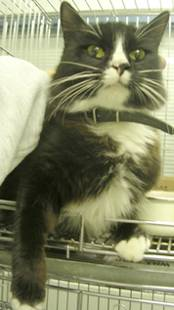
#> input picture dogs-cats-images/dataset/test_set/cats/cat.4007.jpg, 174 x 310 px, found by its file name; its folder holds only this picture in this run
$ jupyter execute --allow-errors implementation.ipynb
#> lines starting #> are read from the running program, lines starting #| are printed output that depends on the picture
[cell 1]
import numpy as np
import cv2
import random
import matplotlib.pyplot as plt
import pickle
import os

[cell 2]
DIRECTORY = r'dogs-cats-images\dataset'
print(DIRECTORY)
SETS = ['training_set', 'test_set']
CATEGORIES = ['cats', 'dogs']

[cell 3]
IMG_SIZE = 64
data_set = []

for sets in SETS:
    path = os.path.join(DIRECTORY, sets)
    data = []
    for category in CATEGORIES:
        folder = os.path.join(path, category)
        label = CATEGORIES.index(category)
        for img in os.listdir(folder):
            img_path = os.path.join(folder, img)
            img_arr = cv2.imread(img_path)
#> img_arr is the input picture: shape (310, 174, 3); mean B, G, R 105.2, 137.1, 134.6
            img_arr = cv2.resize(img_arr, (IMG_SIZE, IMG_SIZE))
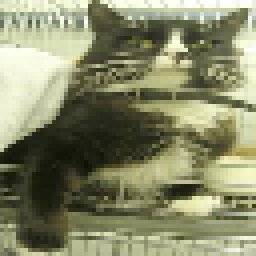
#> img_arr: shape (64, 64, 3) (shown 4 times larger); mean B, G, R 105, 136.8, 134.4
            data.append([img_arr, label])
    random.shuffle(data)
    data_set.append(data)

[cell 4]
train_x_orig, train_y, test_x_orig, test_y = [], [], [], []
training = data_set[0]
testing = data_set[1]
for x, y in training:
    train_x_orig.append(x)
    train_y.append(y)

for x, y in testing:
    test_x_orig.append(x)
    test_y.append(y)


train_x_orig, train_y, test_x_orig, test_y = np.array(train_x_orig), np.reshape(np.array(train_y), (1, -1)), np.array(test_x_orig), np.reshape(np.array(test_y), (1, -1))

[cell 5]
m_train = train_x_orig.shape[0]
#> m_train = 2
num_px = train_x_orig.shape[1]
#> num_px = 64
m_test = test_x_orig.shape[0]
#> m_test = 2

print("Number of training examples: "+str(m_train))
#| Number of training examples: 2
print("Number of testing examples: "+str(m_test))
#| Number of testing examples: 2
print("Each image is of size: ("+str(num_px)+", "+str(num_px)+ ", 3)")
#| Each image is of size: (64, 64, 3)
print("train_x_orig shape: " + str(train_x_orig.shape))
#| train_x_orig shape: (2, 64, 64, 3)
print("train_y shape: "+str(train_y.shape))
#| train_y shape: (1, 2)
print("test_x_orig shape: " + str(test_x_orig.shape))
#| test_x_orig shape: (2, 64, 64, 3)
print("test_y shape: "+str(test_y.shape))
#| test_y shape: (1, 2)

[cell 6]
idx = 7
#> (the rest of this cell did not finish here and is left out)

[cell 7]
train_x_flatten = train_x_orig.reshape(train_x_orig.shape[0], -1).T
test_x_flatten = test_x_orig.reshape(test_x_orig.shape[0], -1).T

train_x = train_x_flatten / 255.
test_x = test_x_flatten / 255.

print("train_x shape: "+str(train_x.shape))
#| train_x shape: (12288, 2)
print("test_x shape: "+str(test_x.shape))
#| test_x shape: (12288, 2)
